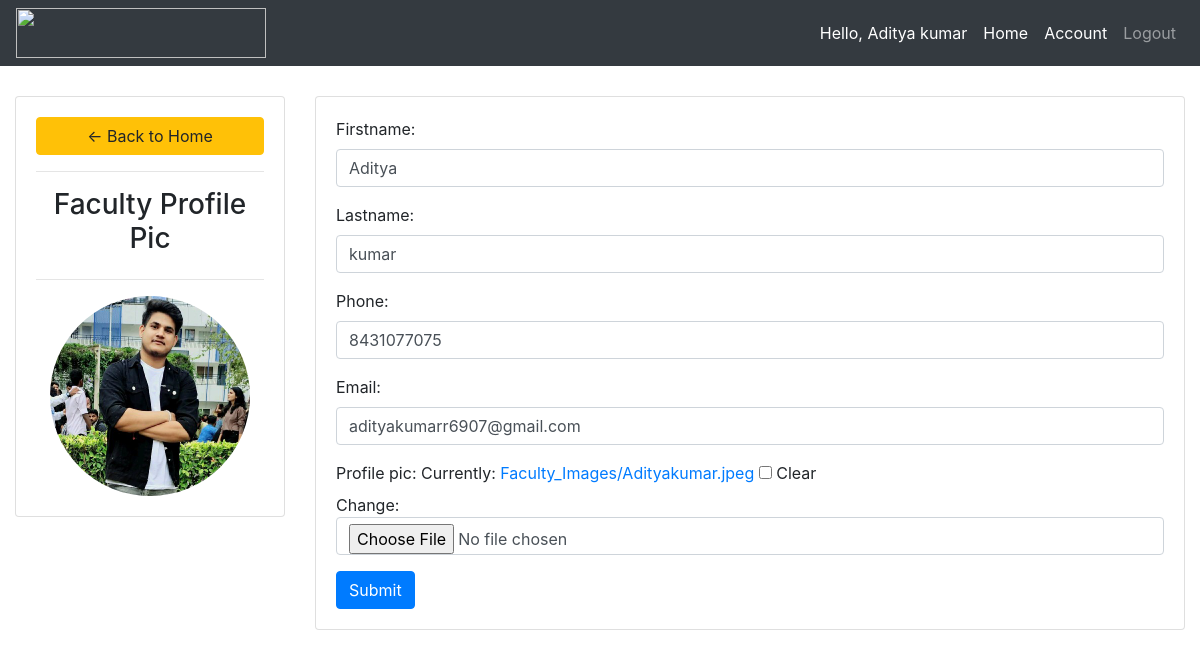
/account/ (signed in), run on the app's committed database.
### attendence_sys/models.py (models this page shows)
class Faculty(models.Model):
    user = models.OneToOneField(User, null = True, blank = True, on_delete= models.CASCADE)
    firstname = models.CharField(max_length=200, null=True, blank=True)
    lastname = models.CharField(max_length=200, null=True, blank=True)
    phone = models.CharField(max_length=200, null=True)
    email = models.CharField(max_length=200, null=True)
    profile_pic = models.ImageField(upload_to=user_directory_path ,null=True, blank=True)
    def __str__(self):
        return str(self.firstname + " " + self.lastname)

### attendence_sys/views.py (the view)
# urls.py: path('account/', views.facultyProfile, name='account'),
def facultyProfile(request):
    form = FacultyForm(instance=request.user.faculty)
    return render(request, 'attendence_sys/facultyForm.html', {'form': form})

### attendence_sys/forms.py
class FacultyForm(ModelForm):
    class Meta:
        model = Faculty
        fields = '__all__'
        exclude = ['user']
    def __init__(self, *args, **kwargs):
        super(FacultyForm, self).__init__(*args, **kwargs)
        for visible in self.visible_fields():
            visible.field.widget.attrs['class'] = 'form-control'

### attendence_sys/templates/attendence_sys/facultyForm.html (shortened to what this page needs)
{%  extends 'attendence_sys/main.html' %}
{% block content %}
<br>
<div class="row">
	<div class="col-md-3">
		<div class="card card-body">
			<a class="btn btn-warning" href="{% url 'home' %}"> &#8592; Back to Home</a>
			<hr>
			<h3 style="text-align: center">Faculty Profile Pic</h3>
			<hr>
			<img class="img-responsive profile-pic" src="{{request.user.faculty.profile_pic.url}}" >
		</div>
	</div>
	<div class="col-md-9">
		<div class="card card-body">
			<form method="POST" action="" enctype="multipart/form-data">
				{{form.as_p}}
			<input class="btn btn-primary" type="submit" name="Update Information">
			</form>
		</div>
	</div>
</div>
{% endblock %}

### attendence_sys/templates/attendence_sys/navbar.html (shortened to what this page needs)
{% load static %}
<nav class="navbar navbar-expand-lg navbar-dark fixed-top bg-dark">
 <img src="{% static 'images/logo.png' %}" height="50px" width="250px">
  <div class="collapse navbar-collapse" id="navbarNav">
    <ul class="navbar-nav ml-auto">
      <li class="nav-item active">
        <span class="nav-link">Hello, {{ request.user.faculty }}</span>
      </li>
      <li class="nav-item active">
        <a href="{% url 'home' %}" class="nav-link">Home</a>
      </li>
      <li class="nav-item active">
        <a class="nav-link" href="{% url 'account' %}">Account</a>
      </li>
      <li class="nav-item">
        <a class="nav-link" href="{% url 'logout' %}">Logout</a>
      </li>
    </ul>
  </div>
</nav>

### attendence_sys/templates/attendence_sys/facultyForm.html (style rules this page uses)
.profile-pic { max-width: 200px; max-height:200px; margin: 0 auto; border-radius: 50%; }

### data on the page
Faculty: firstname "Aditya", lastname "kumar", phone "8431077075", email "adityakumarr6907@gmail.com"

### other printed values
{{ request.user.faculty }} "Aditya kumar"
